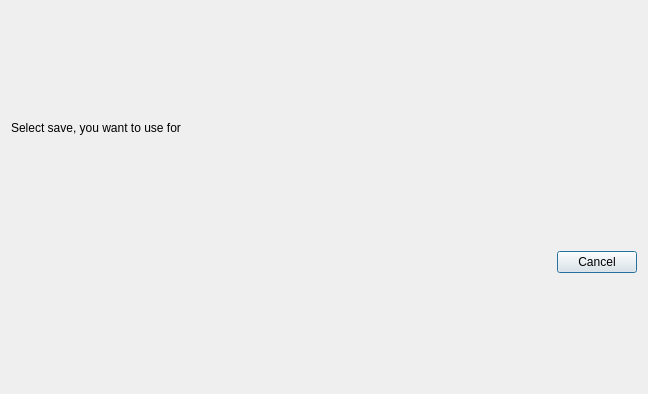
<?xml version="1.0" encoding="UTF-8"?>
<ui version="4.0">
 <class>SyncSaveDialog</class>
 <widget class="QDialog" name="SyncSaveDialog">
  <property name="geometry">
   <rect>
    <x>0</x>
    <y>0</y>
    <width>648</width>
    <height>394</height>
   </rect>
  </property>
  <property name="windowTitle">
   <string>Sync saves with cloud</string>
  </property>
  <layout class="QVBoxLayout" name="verticalLayout">
   <item>
    <widget class="QLabel" name="title_label">
     <property name="sizePolicy">
      <sizepolicy hsizetype="Preferred" vsizetype="Maximum">
       <horstretch>0</horstretch>
       <verstretch>0</verstretch>
      </sizepolicy>
     </property>
     <property name="text">
      <string>Select save, you want to use for </string>
     </property>
    </widget>
   </item>
   <item>
    <layout class="QHBoxLayout" name="cloud_widget_layout"/>
   </item>
   <item>
    <layout class="QHBoxLayout" name="horizontalLayout_2">
     <item>
      <spacer name="horizontalSpacer">
       <property name="orientation">
        <enum>Qt::Horizontal</enum>
       </property>
       <property name="sizeHint" stdset="0">
        <size>
         <width>40</width>
         <height>20</height>
        </size>
       </property>
      </spacer>
     </item>
     <item>
      <widget class="QPushButton" name="cancel_button">
       <property name="text">
        <string>Cancel</string>
       </property>
      </widget>
     </item>
    </layout>
   </item>
  </layout>
 </widget>
 <resources/>
 <connections/>
</ui>
